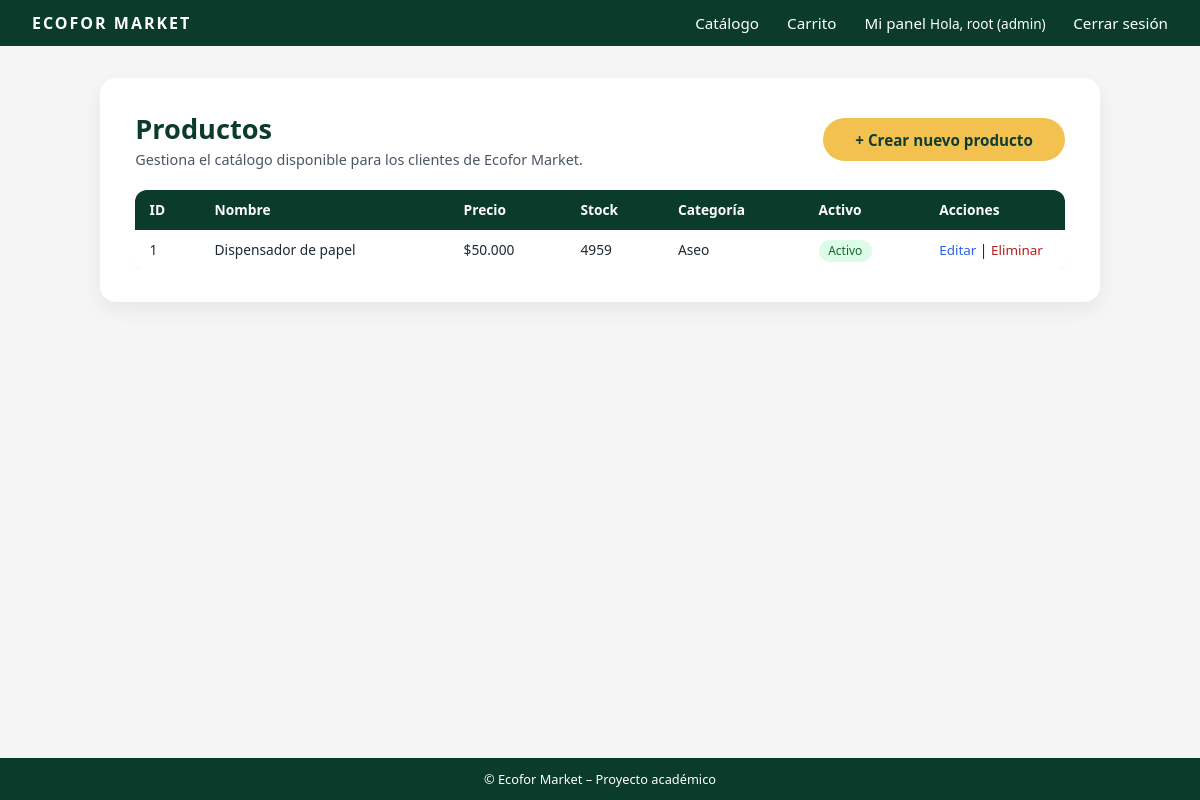
The page /productos/admin-lista/ (signed in) on the database as committed earlier.
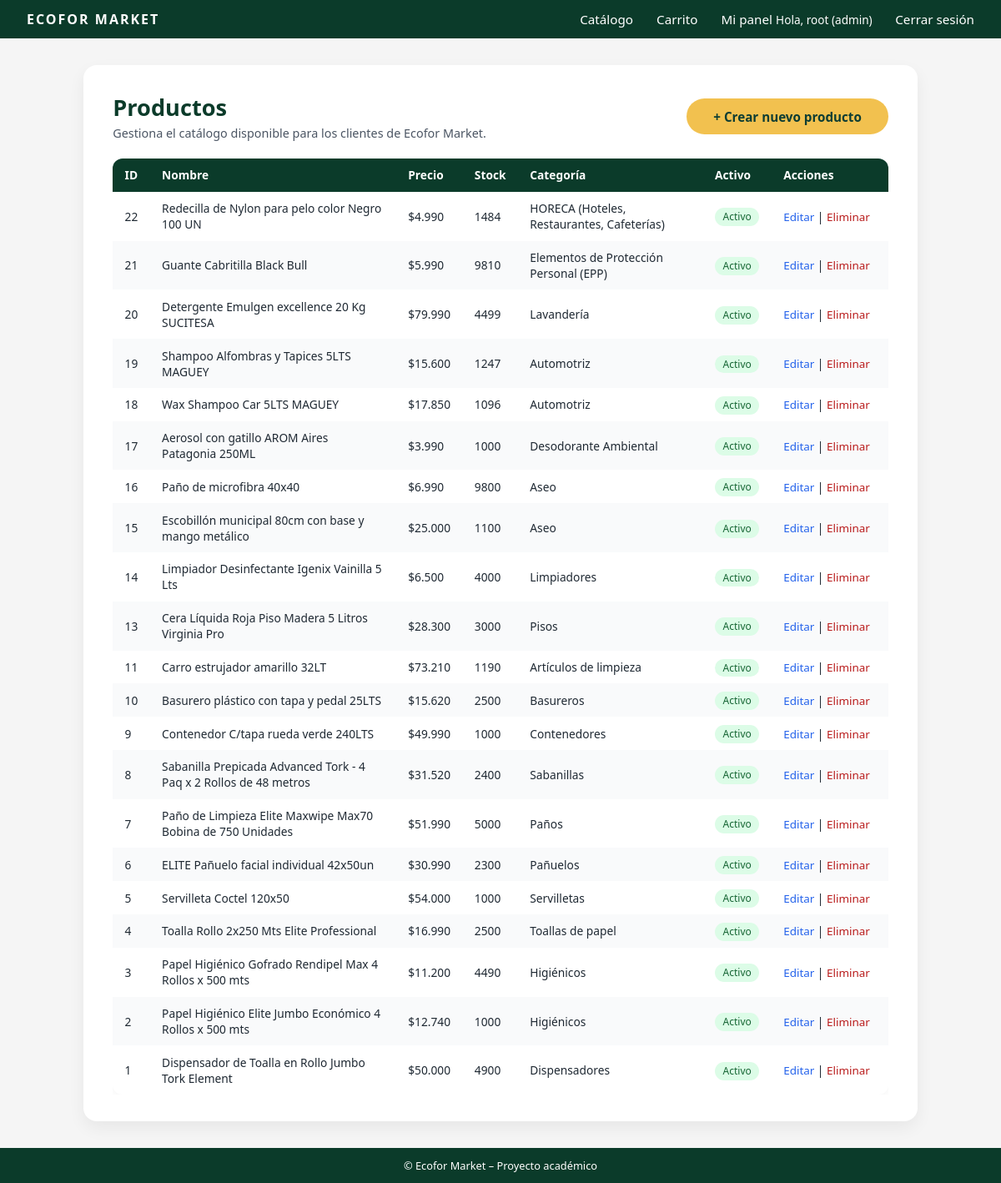
The same page on the database as committed later.
### productos/models.py (models this page shows, shortened)
class Producto(models.Model):
    CATEGORIAS = [
        ("Papelería y Dispensadores", (
            ("higienicos", "Higiénicos"),
            ("toallas_papel", "Toallas de papel"),
            ("servilletas", "Servilletas"),
            ("panuelos", "Pañuelos"),
            ("panos", "Paños"),
            ("sabanillas", "Sabanillas"),
            ("dispensadores", "Dispensadores"),
        )),
        ("Artículos de Aseo", (
            ("contenedores", "Contenedores"),
            ("basureros", "Basureros"),
            ("articulos_limpieza", "Artículos de limpieza"),
            ("aseo", "Aseo"),
        )),
        ("Productos Químicos", (
            ("pisos", "Pisos"),
            ("limpiadores", "Limpiadores"),
            ("desodorante", "Desodorante Ambiental"),
            ("automotriz", "Automotriz"),
            ("lavanderia", "Lavandería"),
        )),
        ("Seguridad y Horeca", (
            ("epp", "Elementos de Protección Personal (EPP)"),
            ("horeca", "HORECA (Hoteles, Restaurantes, Cafeterías)"),
        )),
    ]
    nombre = models.CharField(max_length=100)
    descripcion = models.TextField(blank=True, verbose_name="Descripción")
    precio = models.PositiveIntegerField(verbose_name="Precio")
    stock = models.PositiveIntegerField(default=0)
    categoria = models.CharField(max_length=50, choices=CATEGORIAS, default="limpiadores")
    activo = models.BooleanField(default=True)
    imagen = models.ImageField(
        upload_to="productos/",
        blank=True,
        null=True,
        verbose_name="Imagen del producto"
    )
    creado = models.DateTimeField(auto_now_add=True)
    actualizado = models.DateTimeField(auto_now=True)
    class Meta:
        verbose_name = "Producto"
        verbose_name_plural = "Productos"
        ordering = ["-creado"]

### usuarios/decoradores.py (the view)
        def _wrapped_view(request, *args, **kwargs):
            user = request.user
            if not user.is_authenticated:
                return redirect("login")
            if user.is_superuser:
                return view_func(request, *args, **kwargs)
            if user.tipo_cliente not in roles_permitidos:
                raise PermissionDenied
            return view_func(request, *args, **kwargs)

### core/templatetags/formatos.py (called while the page is built)
@register.filter
def clp(value):
    if value is None:
        return "$0"
    try:
        value = int(value)
        return "${:,.0f}".format(value).replace(",", ".")
    except (ValueError, TypeError):
        return "$0"

### productos/views.py (called while the page is built)
@admin_required
def listar_productos(request):
    productos = Producto.objects.all().order_by('-creado')
    return render(request, "productos/listar.html", {"productos": productos})

### usuarios/decoradores.py (called while the page is built)
def rol_requerido(roles_permitidos):
    def decorator(view_func):
        def _wrapped_view(request, *args, **kwargs):
            user = request.user
            if not user.is_authenticated:
                return redirect("login")
            if user.is_superuser:
                return view_func(request, *args, **kwargs)
            if user.tipo_cliente not in roles_permitidos:
                raise PermissionDenied
            return view_func(request, *args, **kwargs)
        return _wrapped_view
    return decorator

### productos/templates/productos/listar.html (shortened to what this page needs)
{% extends 'core/base.html' %}
{% load formatos %}
{% block content %}
<div class="admin-page-container">
  <div class="admin-card">
    <div class="admin-header">
      <div>
        <h1 class="admin-title">Productos</h1>
        <p class="admin-subtitle">
          Gestiona el catálogo disponible para los clientes de Ecofor Market.
        </p>
      </div>
      <div>
        <a href="{% url 'crear_producto' %}" class="btn btn-primary">
          + Crear nuevo producto
        </a>
      </div>
    </div>
    {% if productos %}
      <div class="admin-table-wrapper">
        <table class="admin-table">
          <thead>
            <tr>
              <th>ID</th>
              <th>Nombre</th>
              <th>Precio</th>
              <th>Stock</th>
              <th>Categoría</th>
              <th>Activo</th>
              <th style="width:140px;">Acciones</th>
            </tr>
          </thead>
          <tbody>
            {% for p in productos %}
            <tr>
              <td>{{ p.id }}</td>
              <td>{{ p.nombre }}</td>
              <td>{{ p.precio|clp }}</td>
              <td>{{ p.stock }}</td>
              <td>{{ p.get_categoria_display }}</td>
              <td>
                {% if p.activo %}
                  <span class="badge-status badge-ok">Activo</span>
                {% else %}
                  <span class="badge-status badge-off">Inactivo</span>
                {% endif %}
              </td>
              <td>
                <a href="{% url 'editar_producto' p.id %}" class="admin-link">
                  Editar
                </a>
                |
                <a href="{% url 'eliminar_producto' p.id %}" class="admin-link admin-link-danger">
                  Eliminar
                </a>
              </td>
            </tr>
            {% endfor %}
          </tbody>
        </table>
      </div>
    {% else %}
      <p>No hay productos registrados.</p>
    {% endif %}
  </div>
</div>
{% endblock %}

Rows that differ between the two databases and show on the page:
added Producto: id "22", nombre "Redecilla de Nylon para pelo color Negro 100 UN", precio|clp "$4.990", stock "1484", categoria "HORECA (Hoteles, Restaurantes, Cafeterías)", activo "Activo"
added Producto: id "21", nombre "Guante Cabritilla Black Bull", precio|clp "$5.990", stock "9810", categoria "Elementos de Protección Personal (EPP)", activo "Activo"
added Producto: id "20", nombre "Detergente Emulgen excellence 20 Kg SUCITESA", precio|clp "$79.990", stock "4499", categoria "Lavandería", activo "Activo"
added Producto: id "19", nombre "Shampoo Alfombras y Tapices 5LTS MAGUEY", precio|clp "$15.600", stock "1247", categoria "Automotriz", activo "Activo"
added Producto: id "18", nombre "Wax Shampoo Car 5LTS MAGUEY", precio|clp "$17.850", stock "1096", categoria "Automotriz", activo "Activo"
added Producto: id "17", nombre "Aerosol con gatillo AROM Aires Patagonia 250ML", precio|clp "$3.990", stock "1000", categoria "Desodorante Ambiental", activo "Activo"
added Producto: id "16", nombre "Paño de microfibra 40x40", precio|clp "$6.990", stock "9800", categoria "Aseo", activo "Activo"
added Producto: id "15", nombre "Escobillón municipal 80cm con base y mango metálico", precio|clp "$25.000", stock "1100", categoria "Aseo", activo "Activo"
added Producto: id "14", nombre "Limpiador Desinfectante Igenix Vainilla 5 Lts", precio|clp "$6.500", stock "4000", categoria "Limpiadores", activo "Activo"
added Producto: id "13", nombre "Cera Líquida Roja Piso Madera 5 Litros Virginia Pro", precio|clp "$28.300", stock "3000", categoria "Pisos", activo "Activo"
added Producto: id "11", nombre "Carro estrujador amarillo 32LT", precio|clp "$73.210", stock "1190", categoria "Artículos de limpieza", activo "Activo"
added Producto: id "10", nombre "Basurero plástico con tapa y pedal 25LTS", precio|clp "$15.620", stock "2500", categoria "Basureros", activo "Activo"
added Producto: id "9", nombre "Contenedor C/tapa rueda verde 240LTS", precio|clp "$49.990", stock "1000", categoria "Contenedores", activo "Activo"
added Producto: id "8", nombre "Sabanilla Prepicada Advanced Tork - 4 Paq x 2 Rollos de 48 metros", precio|clp "$31.520", stock "2400", categoria "Sabanillas", activo "Activo"
added Producto: id "7", nombre "Paño de Limpieza Elite Maxwipe Max70 Bobina de 750 Unidades", precio|clp "$51.990", stock "5000", categoria "Paños", activo "Activo"
added Producto: id "6", nombre "ELITE Pañuelo facial individual 42x50un", precio|clp "$30.990", stock "2300", categoria "Pañuelos", activo "Activo"
added Producto: id "5", nombre "Servilleta Coctel 120x50", precio|clp "$54.000", stock "1000", categoria "Servilletas", activo "Activo"
added Producto: id "4", nombre "Toalla Rollo 2x250 Mts Elite Professional", precio|clp "$16.990", stock "2500", categoria "Toallas de papel", activo "Activo"
added Producto: id "3", nombre "Papel Higiénico Gofrado Rendipel Max 4 Rollos x 500 mts", precio|clp "$11.200", stock "4490", categoria "Higiénicos", activo "Activo"
added Producto: id "2", nombre "Papel Higiénico Elite Jumbo Económico 4 Rollos x 500 mts", precio|clp "$12.740", stock "1000", categoria "Higiénicos", activo "Activo"
changed Producto id 1: nombre "Dispensador de papel" → "Dispensador de Toalla en Rollo Jumbo Tork Element"; stock "4959" → "4900"; categoria "Aseo" → "Dispensadores"
